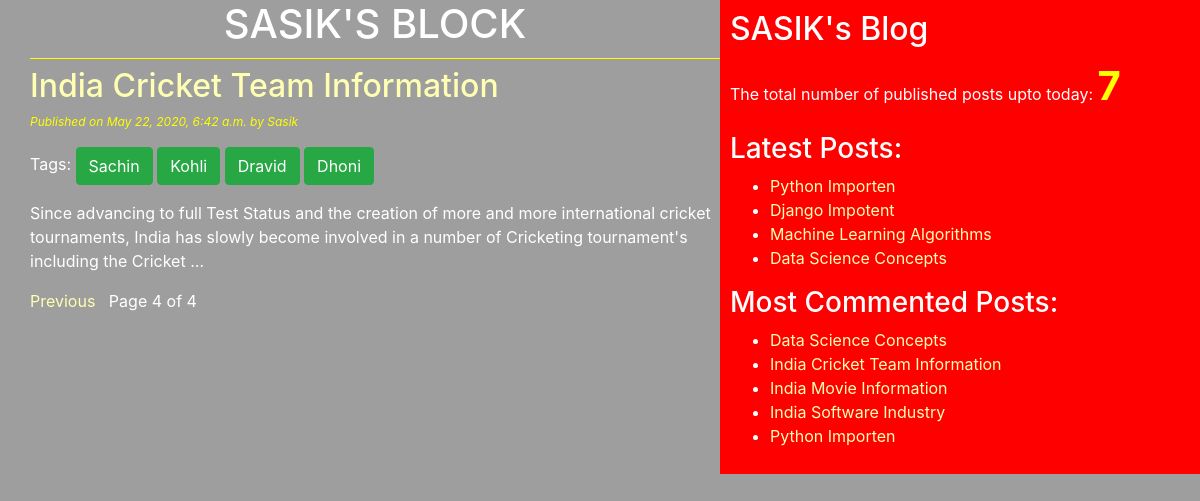
/?page=4, run on the app's committed database.
### blog/models.py (models this page shows, shortened)
class Post(models.Model):
    STATUS_CHOICES=(('draft','Draft'),('published','Published'))
    title=models.CharField(max_length=256)
    slug=models.SlugField(max_length=264,unique_for_date='publish')
    author=models.ForeignKey(User,related_name='blog_posts',on_delete=models.CASCADE)
    body=models.TextField()
    publish=models.DateTimeField(default=timezone.now)
    created=models.DateTimeField(auto_now_add=True)
    updated=models.DateTimeField(auto_now=True)
    status=models.CharField(max_length=10,choices=STATUS_CHOICES,default='draft')
    objects=CustomMangager()
    tags=TaggableManager()
    class Meta:
        ordering=('-publish',)
    def get_absolute_url(self):
        return reverse('post_detail',args=[self.publish.year,self.publish.strftime('%m'),self.publish.strftime('%d'),self.slug])

### blog/views.py (the view)
# urls.py: path('', views.post_list_view),
def post_list_view(request,tag_slug=None):
    post_list=Post.objects.all()
    tag=None
    if tag_slug:
        tag=get_object_or_404(Tag,slug=tag_slug)
        post_list=post_list.filter(tags__in=[tag])
    paginator=Paginator(post_list,2)
    page_number=request.GET.get('page')
    try:
        post_list=paginator.page(page_number)
    except PageNotAnInteger:
        post_list=paginator.page(1)
    except EmptyPage:
        post_list=paginator.page(paginator.num_pages)
    return render(request,'blog/post_list.html',{'post_list':post_list,'tag':tag})

### blog/models.py (called while the page is built)
    def get_queryset(self):
        return super().get_queryset().filter(status='published')

### blog/templatetags/blog_tags.py (called while the page is built)
@register.simple_tag(name='my_tag')
def total_posts():
    return Post.objects.count()

@register.inclusion_tag('blog/latest_posts123.html')
def show_latest_posts(count=3):
    letest_posts=Post.objects.order_by('-publish')[:count]
    return {'letest_posts':letest_posts}

@register.simple_tag
def get_most_commented_posts(count=5):
    return Post.objects.annotate(total_comments=Count('comments')).order_by('-total_comments')[:count]

### templates/blog/post_list.html (shortened to what this page needs)
{%extends 'blog/base.html'%}
      {%block content%}
        <h1>SASIK'S BLOCK</h1>
        {%for post in post_list%}
          <a href="{{post.get_absolute_url}}"><h2>{{post.title}}</h2></a>
          <p id='date'>Published on {{post.publish}} by {{post.author|title}}</p>
          <p>Tags:
            {%for tag in post.tags.all%}
                <a href="{%url 'post_list_by_tag_name' tag.slug%}" class='btn btn-success'>{{tag.name}}</a>
            {%endfor%}
          </p>
          {{post.body|truncatewords:30|linebreaks}}
        {%endfor%}
        {%include 'blog/pagination.html' with page=post_list%}
      {%endblock%}

### templates/blog/base.html (shortened to what this page needs)
<!DOCTYPE html>
{%load blog_tags%}
{%load static%}
<html lang="en" dir="ltr">
  <head>
    <link rel="stylesheet" href="https://stackpath.bootstrapcdn.com/bootstrap/4.4.1/css/bootstrap.min.css"
>
    <link rel="stylesheet" href="{%static "css/blog.css" %}">
  </head>
  <body>
    <div class="content">
      {%block content%}{%endblock%}
    </div>
    <div class="sidebar">
      <h2>SASIK's Blog</h2>
      <p>The total number of published posts upto today: <span id='pcount'>{%my_tag%}</span></p>
      <h3>Latest Posts:</h3>{%show_latest_posts 4%}
      <h3>Most Commented Posts:</h3>
        {%get_most_commented_posts as most_commented_posts%}
        <ul>
          {%for post in most_commented_posts%}
            <li><a href="{{post.get_absolute_url}}">{{post.title}}</a></li>
          {%endfor%}
        </ul>
    </div>
  </body>
</html>

### templates/blog/latest_posts123.html
<ul>
  {%for post in letest_posts%}
    <li><a href="{{post.get_absolute_url}}">{{post.title}}</a></li>
  {%endfor%}
</ul>

### static/css/blog.css (style rules this page uses)
.content { width:60%; float:left; padding:0 0 0 30px; background: #9d9e9d; height:100%; }
.sidebar { width:40%; float:right; padding: 10px; background:red; height:100%; }
h1 { text-align: center; border-bottom: 1px solid yellow ; padding-bottom: 10px; }
body { color:white; background: #9d9e9d; }
#date { color:yellow; font-size: 12px; font-style: italic; }
a { color:#ffffb3; }
#pcount { font-size: 40px; color: yellow; font-weight: bold; }

### data on the page
Post: title "India Cricket Team Information", publish "May 22, 2020, 6:42 a.m.", author "Sasik", body "Since advancing to full Test Status and the creation of more and more international cricket tournaments, India has slowly become involved in a number of Cricketing tournament's including the Cricket …"
Tag: name "Sachin"
Tag: name "Kohli"
Tag: name "Dravid"
Tag: name "Dhoni"
Post: title "Python Importen"
Post: title "Django Impotent"
Post: title "Machine Learning Algorithms"
Post: title "Data Science Concepts"
Post: title "India Movie Information"
Post: title "India Software Industry"

### other printed values
{{ page.number }} "4"
{{ page.paginator.num_pages }} "4"
